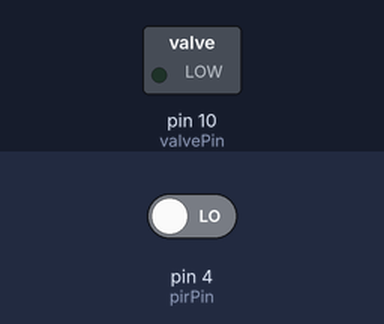
Recording of a sketch running on a simulated Arduino Uno, built with avr-gcc and run on an emulated ATmega328P. Parts: switched loads named in the sketch (green lamp = pin HIGH). The test bench sets the inputs (shaded band); at power-on: pin 4 (pirPin) LOW.

Above: at 0.1 s.
At 10.1 s:
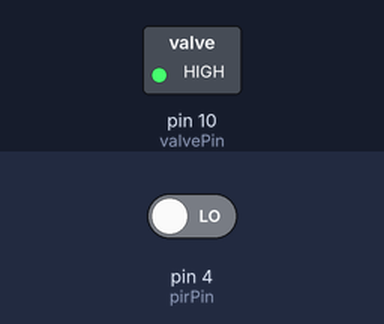
Timing chart, 0 to 11.6 s (numbered marks = the images above):
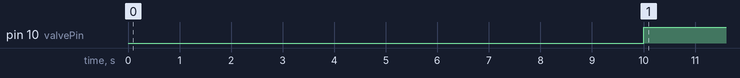

The sketch:

SimpleGardenProtector.ino
```cpp
/* GardenProtector
 * Protect your garden with water splash (fountain) that is activated with motion detector.
 */

const int pirPin = 4;     // motion detector
const int valvePin = 10;  // solenoid valve / electrovalve, normally close

byte valveState = HIGH;
byte pirState = LOW;

unsigned long alarmStart = 0;
const long alarmDuration = 10000;            // ms
const long breakBetweenAlarmStarts = 120000;  // ms

void setup() {
  pinMode(pirPin, INPUT);
  pinMode(valvePin, OUTPUT);
}

void loop() {
  unsigned long millisNow = millis();
  pirState = digitalRead(pirPin);
  if (HIGH == pirState && (millisNow - alarmStart) > breakBetweenAlarmStarts) {
    alarmStart = millisNow;
    valveState = LOW;                    // valve is controlled with relay, normally open, that is closed on LOW
    digitalWrite(valvePin, valveState);  // close switch = open valve
  }
  if (millisNow - alarmStart >= alarmDuration) {
    valveState = HIGH;
    digitalWrite(valvePin, valveState);
  }
  if (alarmStart > millisNow) {
    // counter overflow
    alarmStart = 0;
  }
}
```

Measured:
- by itself, pin 10 (valvePin): LOW → HIGH at 10.0 s
